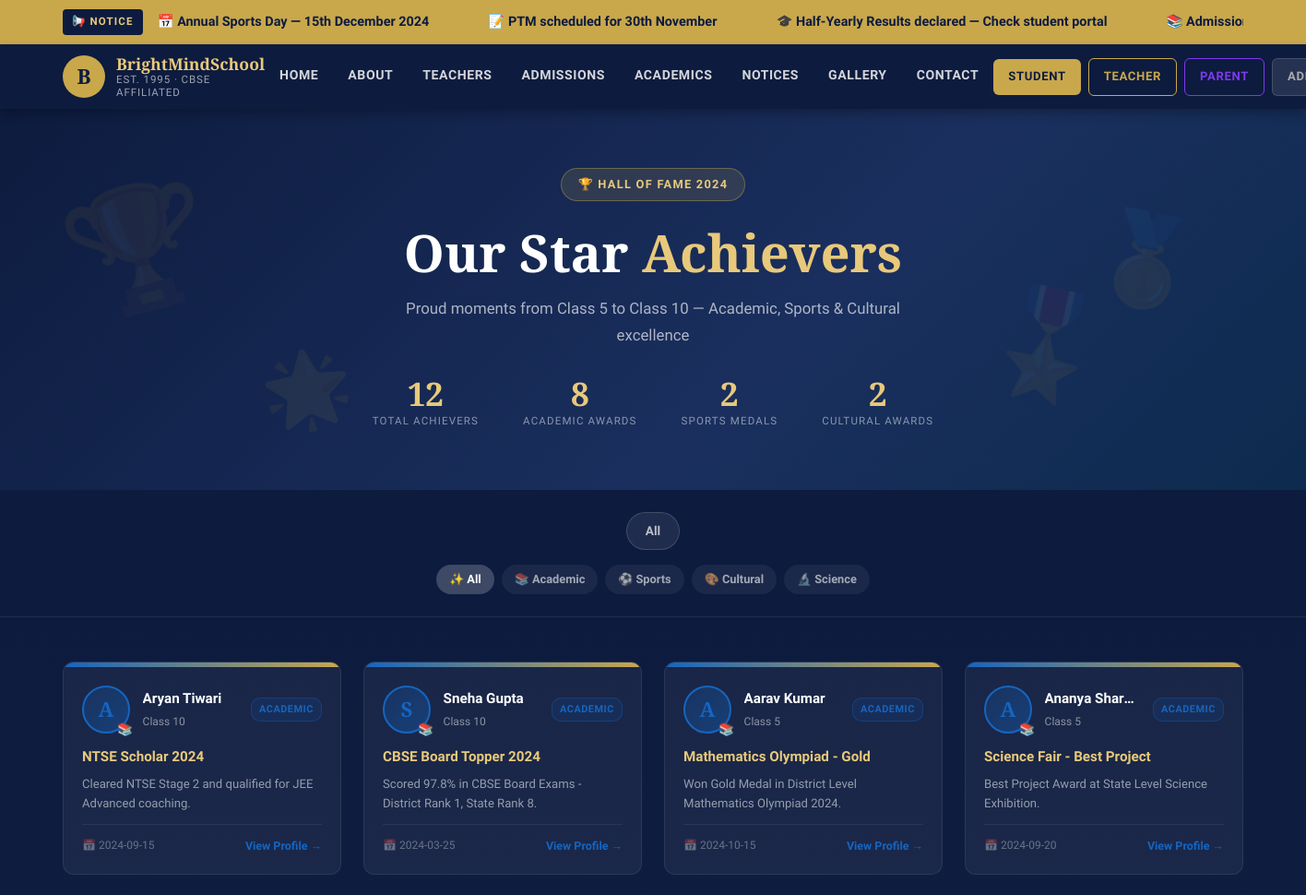
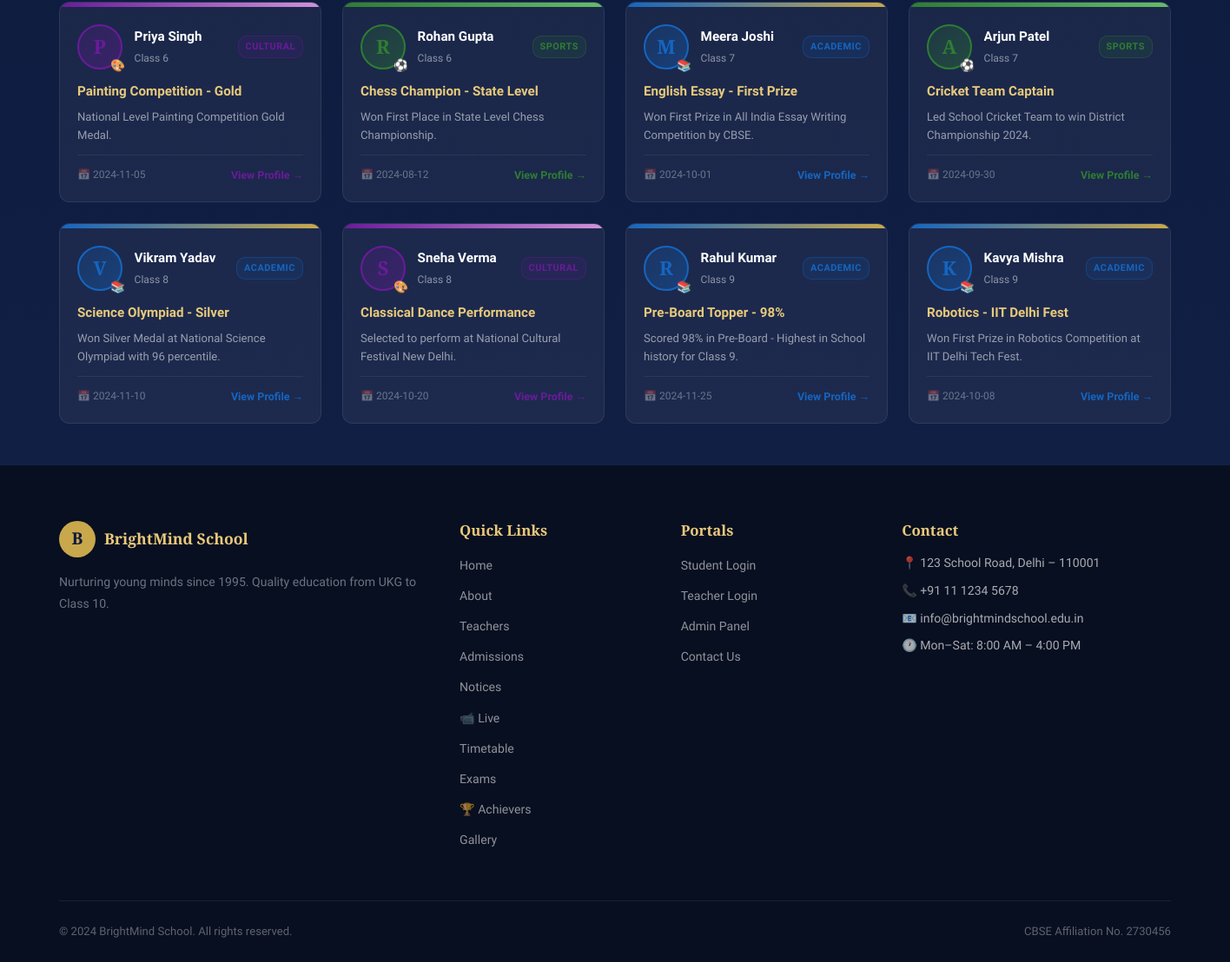
/achievements, run on the app's committed database (2 pictures, top to bottom).
### tables this page shows
CREATE TABLE achievements (
            id INTEGER PRIMARY KEY AUTOINCREMENT,
            student_id INTEGER, title TEXT NOT NULL, category TEXT NOT NULL,
            description TEXT, achievement_date TEXT, awarded_by TEXT,
            class_name TEXT, is_featured INTEGER DEFAULT 0,
            created_at TIMESTAMP DEFAULT CURRENT_TIMESTAMP
        , photo TEXT, student_name TEXT DEFAULT "");

### app.py (the view)
@app.route('/achievers')
@app.route('/achievements')
def achievers_page():
    db = get_db()
    sel_cat = request.args.get('category', 'All')
    items = db.execute("""
        SELECT * FROM achievements
        WHERE class_name IN ('Class 5','Class 6','Class 7','Class 8','Class 9','Class 10')
        ORDER BY class_name, achievement_date DESC
    """).fetchall()
    cats_raw = db.execute("SELECT DISTINCT category FROM achievements").fetchall()
    cats = [r['category'] for r in cats_raw]
    if sel_cat != 'All':
        items = [i for i in items if i['category'] == sel_cat]
    return render_template('achievers.html', items=items, cats=cats, sel_cat=sel_cat)

### database/db.py (called while the page is built)
def get_db():
    db = getattr(g, '_database', None)
    if db is None:
        db = g._database = sqlite3.connect(DATABASE)
        db.row_factory = sqlite3.Row
        db.execute("PRAGMA foreign_keys = OFF")
    return db

### templates/achievers.html (shortened to what this page needs)
{% extends 'base.html' %}
{% block content %}
<section style="background:linear-gradient(135deg,#0d1b3e 0%,#1a2f5e 60%,#0d2b4e 100%);min-height:340px;display:flex;align-items:center;padding:4rem 2rem;position:relative;overflow:hidden;">
  <div style="position:absolute;inset:0;opacity:0.06;" aria-hidden="true">
    <div style="position:absolute;top:10%;left:5%;font-size:8rem;transform:rotate(-15deg);">🏆</div>
    <div style="position:absolute;top:20%;right:8%;font-size:6rem;transform:rotate(10deg);">🥇</div>
    <div style="position:absolute;bottom:10%;left:20%;font-size:5rem;transform:rotate(-8deg);">🌟</div>
    <div style="position:absolute;bottom:15%;right:15%;font-size:7rem;transform:rotate(12deg);">🎖️</div>
  </div>
  <div style="max-width:1280px;margin:0 auto;width:100%;position:relative;z-index:1;text-align:center;">
    <div style="display:inline-flex;align-items:center;gap:8px;background:rgba(201,168,76,0.15);border:1px solid rgba(201,168,76,0.4);color:var(--gold-lt);padding:6px 18px;border-radius:30px;font-size:0.8rem;font-weight:700;letter-spacing:0.1em;text-transform:uppercase;margin-bottom:1.25rem;">
      🏆 Hall of Fame 2024
    </div>
    <h1 style="color:var(--white);font-size:clamp(2.2rem,5vw,3.5rem);margin-bottom:0.75rem;">
      Our Star <em style="color:var(--gold-lt);font-style:normal;">Achievers</em>
    </h1>
    <p style="color:rgba(255,255,255,0.65);font-size:1.05rem;max-width:560px;margin:0 auto 2rem;">
      Proud moments from Class 5 to Class 10 — Academic, Sports &amp; Cultural excellence
    </p>
    <div style="display:flex;gap:3rem;justify-content:center;flex-wrap:wrap;">
      {% for label, val in [
        ('Total Achievers', items|length),
        ('Academic Awards', items|selectattr('category','eq','Academic')|list|length),
        ('Sports Medals',   items|selectattr('category','eq','Sports')|list|length),
        ('Cultural Awards', items|selectattr('category','eq','Cultural')|list|length),
      ] %}
      <div style="text-align:center;">
        <div style="font-family:'Cormorant Garamond',serif;font-size:2.2rem;font-weight:700;color:var(--gold-lt);line-height:1;">{{ val }}</div>
        <div style="font-size:0.72rem;color:rgba(255,255,255,0.5);text-transform:uppercase;letter-spacing:0.1em;margin-top:3px;">{{ label }}</div>
      </div>
      {% endfor %}
    </div>
  </div>
</section>
<section style="background:var(--navy);padding:1.5rem 2rem;border-bottom:1px solid rgba(255,255,255,0.08);">
  <div style="max-width:1280px;margin:0 auto;">
    <div style="display:flex;flex-wrap:wrap;gap:0.6rem;justify-content:center;margin-bottom:1rem;">
      <a href="/achievers?category={{ sel_cat }}"
        style="padding:8px 20px;border-radius:25px;font-weight:700;font-size:0.85rem;text-decoration:none;transition:all 0.2s;
        {% if sel_cls=='All' %}background:var(--gold);color:var(--navy);box-shadow:0 4px 12px rgba(201,168,76,0.4);{% else %}background:rgba(255,255,255,0.08);color:rgba(255,255,255,0.7);border:1px solid rgba(255,255,255,0.15);{% endif %}">
        All
      </a>
    </div>
    <div style="display:flex;flex-wrap:wrap;gap:0.5rem;justify-content:center;">
      {% for cat, icon, color in [
        ('All','✨','rgba(255,255,255,0.2)'),
        ('Academic','📚','#1565c0'),
        ('Sports','⚽','#2e7d32'),
        ('Cultural','🎨','#6a1b9a'),
        ('Science','🔬','#00838f'),
      ] %}
      <a href="/achievers?category={{ cat }}&class_name={{ sel_cls }}"
        style="display:inline-flex;align-items:center;gap:5px;padding:5px 14px;border-radius:20px;font-size:0.8rem;font-weight:700;text-decoration:none;transition:all 0.2s;
        {% if sel_cat==cat %}background:{{ color }};color:var(--white);{% else %}background:rgba(255,255,255,0.06);color:rgba(255,255,255,0.6);{% endif %}">
        {{ icon }} {{ cat }}
      </a>
      {% endfor %}
    </div>
  </div>
</section>
<section style="background:linear-gradient(180deg,#0d1b3e 0%,#111f45 100%);min-height:60vh;padding:3rem 2rem;">
  <div style="max-width:1280px;margin:0 auto;">
    {% if items %}
    <div style="display:grid;grid-template-columns:repeat(auto-fill,minmax(280px,1fr));gap:1.5rem;" id="achieversGrid">
      {% for item in items %}
      {% set cat_colors = {
        'Academic': ('1565c0','e3f2fd','📚'),
        'Sports':   ('2e7d32','e8f5e9','⚽'),
        'Cultural': ('6a1b9a','f3e5f5','🎨'),
        'Science':  ('00838f','e0f7fa','🔬'),
      } %}
      {% set cat_info = cat_colors.get(item['category'], ('c9a84c','fff8e1','🌟')) %}
      <a href="/achievers/{{ item['id'] }}" style="text-decoration:none;display:block;outline:none;">
        <div class="ach-card" style="--cat-color:#{{ cat_info[0] }};">
          <div style="height:5px;background:linear-gradient(90deg,#{{ cat_info[0] }},{{ '#c9a84c' if item['category']=='Academic' else '#66bb6a' if item['category']=='Sports' else '#ce93d8' if item['category']=='Cultural' else '#80deea' }});border-radius:12px 12px 0 0;"></div>
          <div style="padding:1.25rem;">
            <div style="display:flex;align-items:center;gap:0.85rem;margin-bottom:1rem;">
              <div style="flex-shrink:0;position:relative;">
                {% if item['photo'] %}
                <img src="/static/uploads/achievements/{{ item['photo'] }}"
                     style="width:52px;height:52px;border-radius:50%;object-fit:cover;border:2.5px solid #{{ cat_info[0] }};">
                {% else %}
                <div style="width:52px;height:52px;border-radius:50%;background:linear-gradient(135deg,#{{ cat_info[0] }}33,#{{ cat_info[0] }}66);border:2.5px solid #{{ cat_info[0] }};display:flex;align-items:center;justify-content:center;font-family:'Cormorant Garamond',serif;font-size:1.4rem;font-weight:700;color:#{{ cat_info[0] }};">
                  {{ (item['student_name'] or 'S')[0].upper() }}
                </div>
                {% endif %}
                <span style="position:absolute;bottom:-3px;right:-3px;font-size:0.85rem;line-height:1;">{{ cat_info[2] }}</span>
              </div>
              <div style="flex:1;min-width:0;">
                <div style="font-weight:800;color:var(--white);font-size:0.95rem;overflow:hidden;text-overflow:ellipsis;white-space:nowrap;">
                  {{ item['student_name'] or 'Student' }}
                </div>
                <div style="font-size:0.75rem;color:rgba(255,255,255,0.5);margin-top:1px;">{{ item['class_name'] }}</div>
              </div>
              <span style="flex-shrink:0;background:#{{ cat_info[0] }}22;border:1px solid #{{ cat_info[0] }}55;color:#{{ cat_info[0] }};font-size:0.68rem;font-weight:800;padding:3px 8px;border-radius:10px;text-transform:uppercase;letter-spacing:0.05em;">
                {{ item['category'] }}
              </span>
            </div>
            <div style="color:var(--gold-lt);font-weight:700;font-size:0.95rem;margin-bottom:0.5rem;line-height:1.3;">
              {{ item['title'] }}
            </div>
            {% if item['description'] %}
            <p style="color:rgba(255,255,255,0.55);font-size:0.82rem;line-height:1.6;margin:0 0 0.75rem;display:-webkit-box;-webkit-line-clamp:2;-webkit-box-orient:vertical;overflow:hidden;">
              {{ item['description'] }}
            </p>
            {% endif %}
            <div style="display:flex;align-items:center;justify-content:space-between;padding-top:0.75rem;border-top:1px solid rgba(255,255,255,0.07);">
              {% if item['achievement_date'] %}
              <span style="font-size:0.75rem;color:rgba(255,255,255,0.35);">📅 {{ item['achievement_date'] }}</span>
              {% else %}<span></span>{% endif %}
              <span style="font-size:0.78rem;color:#{{ cat_info[0] }};font-weight:700;">View Profile →</span>
            </div>
          </div>
        </div>
      </a>
      {% endfor %}
    </div>
    {% endif %}
  </div>
</section>
{% endblock %}

### static/css/style.css (style rules this page uses)
:root { --navy: #0d1b3e; --navy-mid:#1a2f5e; --navy-lt: #243a73; --gold: #c9a84c; --gold-lt: #e8c97b; --gold-dk: #a07830; --cream: #fdf8f0; --warm: #f5ede0; --text: #1e1e2e; --muted: #6b7280; --white: #ffffff; --green: #2e7d32; --red: #c62828; --orange: #e65100; --shadow: 0 4px 24px rgba(13,27,62,0.12); --shadow-lg: 0 12px 48px rgba(13,27,62,0.18); --radius: 12px; --radius-lg: 20px; --transition: all 0.3s cubic-bezier(0.4, 0, 0.2, 1); }
*, *::before, *::after { box-sizing: border-box; margin: 0; padding: 0; }
html { scroll-behavior: smooth; font-size: 16px; }
body { font-family: 'Source Sans 3', sans-serif; color: var(--text); background: var(--cream); line-height: 1.7; overflow-x: hidden; }
h1,h2,h3,h4,h5 { font-family: 'Cormorant Garamond', serif; line-height: 1.25; }
h1 { font-size: clamp(2.2rem, 5vw, 3.8rem); font-weight: 700; }
p { font-size: 1rem; color: var(--muted); }
a { text-decoration: none; color: inherit; transition: var(--transition); }

### templates/achievers.html (style rules this page uses)
.ach-card { background: rgba(255,255,255,0.05); border: 1px solid rgba(255,255,255,0.08); border-radius: 12px; overflow: hidden; transition: all 0.3s cubic-bezier(0.4,0,0.2,1); cursor: pointer; }

### data on the page
achievements: student_name "A", cat_info "📚", student_name "Aryan Tiwari", class_name "Class 10", category "ACADEMIC", title "NTSE Scholar 2024", description "Cleared NTSE Stage 2 and qualified for JEE Advanced coaching.", achievement_date "2024-09-15"
achievements: student_name "S", cat_info "📚", student_name "Sneha Gupta", class_name "Class 10", category "ACADEMIC", title "CBSE Board Topper 2024", description "Scored 97.8% in CBSE Board Exams - District Rank 1, State Rank 8.", achievement_date "2024-03-25"
achievements: student_name "A", cat_info "📚", student_name "Aarav Kumar", class_name "Class 5", category "ACADEMIC", title "Mathematics Olympiad - Gold", description "Won Gold Medal in District Level Mathematics Olympiad 2024.", achievement_date "2024-10-15"
achievements: student_name "A", cat_info "📚", student_name "Ananya Shar…", class_name "Class 5", category "ACADEMIC", title "Science Fair - Best Project", description "Best Project Award at State Level Science Exhibition.", achievement_date "2024-09-20"
achievements: student_name "P", cat_info "🎨", student_name "Priya Singh", class_name "Class 6", category "CULTURAL", title "Painting Competition - Gold", description "National Level Painting Competition Gold Medal.", achievement_date "2024-11-05"
achievements: student_name "R", cat_info "⚽", student_name "Rohan Gupta", class_name "Class 6", category "SPORTS", title "Chess Champion - State Level", description "Won First Place in State Level Chess Championship.", achievement_date "2024-08-12"
achievements: student_name "M", cat_info "📚", student_name "Meera Joshi", class_name "Class 7", category "ACADEMIC", title "English Essay - First Prize", description "Won First Prize in All India Essay Writing Competition by CBSE.", achievement_date "2024-10-01"
achievements: student_name "A", cat_info "⚽", student_name "Arjun Patel", class_name "Class 7", category "SPORTS", title "Cricket Team Captain", description "Led School Cricket Team to win District Championship 2024.", achievement_date "2024-09-30"
achievements: student_name "V", cat_info "📚", student_name "Vikram Yadav", class_name "Class 8", category "ACADEMIC", title "Science Olympiad - Silver", description "Won Silver Medal at National Science Olympiad with 96 percentile.", achievement_date "2024-11-10"
achievements: cat_info "🎨", student_name "Sneha Verma", class_name "Class 8", category "CULTURAL", title "Classical Dance Performance", description "Selected to perform at National Cultural Festival New Delhi.", achievement_date "2024-10-20"
achievements: student_name "R", cat_info "📚", student_name "Rahul Kumar", class_name "Class 9", category "ACADEMIC", title "Pre-Board Topper - 98%", description "Scored 98% in Pre-Board - Highest in School history for Class 9.", achievement_date "2024-11-25"
achievements: student_name "K", cat_info "📚", student_name "Kavya Mishra", class_name "Class 9", category "ACADEMIC", title "Robotics - IIT Delhi Fest", description "Won First Prize in Robotics Competition at IIT Delhi Tech Fest.", achievement_date "2024-10-08"

### other printed values
{{ val }} "12" "8" "2" "2"
{{ label }} "TOTAL ACHIEVERS" "ACADEMIC AWARDS" "SPORTS MEDALS" "CULTURAL AWARDS"
{{ icon }} "✨" "📚" "⚽" "🎨" "🔬"
{{ cat }} "All" "Academic" "Sports" "Cultural" "Science"
